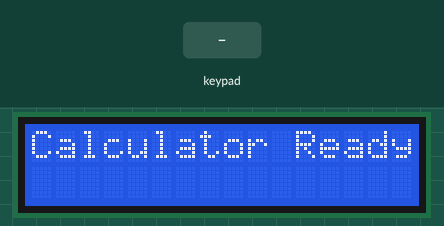
A sketch run on a simulated Arduino Uno, built with avr-gcc and run on an emulated ATmega328P. Shown: 16×2 character LCD. The inputs (shaded band) are chosen by the test bench.

Above: at 0.1 s.
2.8 s: keypad keys 7 + 5 = pressed 0.4 s apart
At 5.1 s:
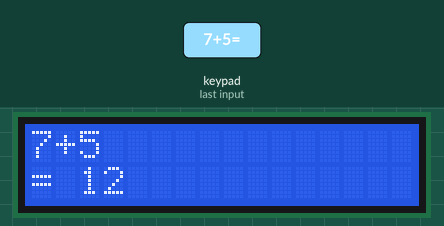
5.9 s: keypad keys 6 * 7 = pressed 0.4 s apart
At 8.5 s:
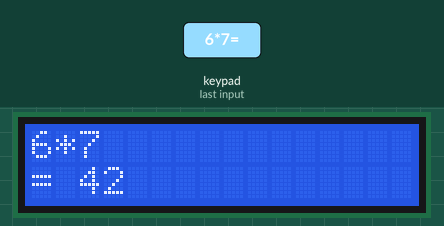
9.0 s: keypad keys 8 / 2 = pressed 0.4 s apart
At 11.2 s:
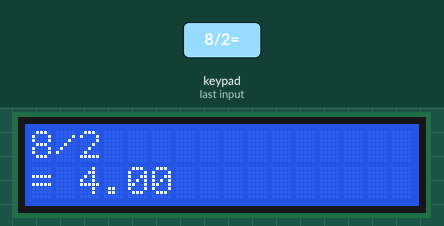
12.1 s: keypad keys 9 - 4 = pressed 0.4 s apart
At 14.6 s:
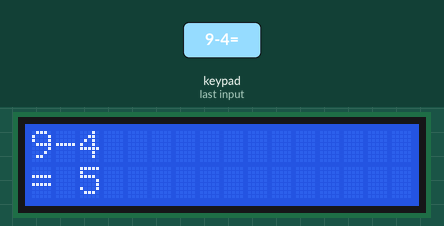
15.2 s: key '4' pressed
At 16.2 s:
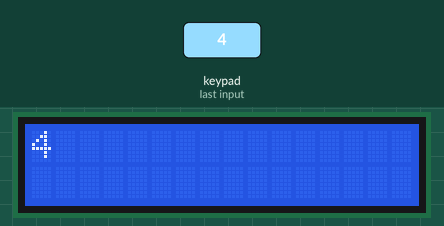
16.7 s: key '7' pressed
At 17.2 s:
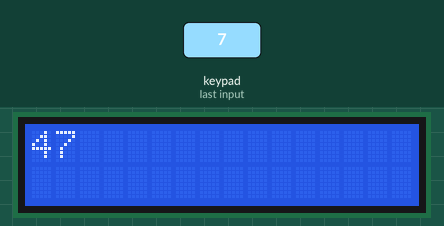
Timing chart, 0 to 19.2 s (numbered marks = the images above; inputs shaded):
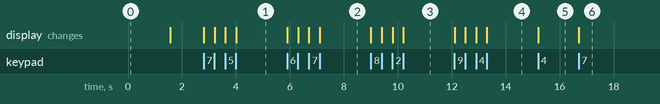

Measured:
- after the input at 2.8 s, the display: first changes at once (image 1 shows a later state)
- after the input at 5.9 s, the display: first changes at once (image 2 shows a later state)
- after the input at 9.0 s, the display: first changes at once (image 3 shows a later state)
- after the input at 12.1 s, the display: first changes at once (image 4 shows a later state)
- after the input at 15.2 s, the display: changes at once (image 5)
- after the input at 16.7 s, the display: changes at once (image 6)

The sketch:

Calculator.ino
```cpp
/*
 * 16x2 LCD (LM016L)        Arduino UNO Pin
 * RS                  ---> Pin 12
 * E (Enable)          ---> Pin 11
 * D4                  ---> Pin 10
 * D5                  ---> Pin 9
 * D6                  ---> Pin 8
 * D7                  ---> Pin 7
 * VSS, RW, VEE        ---> GND
 * VDD                 ---> 5V
 *
 * 4x4 Keypad Pin           Arduino UNO Pin
 * Row A               ---> Pin 6
 * Row B               ---> Pin 5
 * Row C               ---> Pin 4
 * Row D               ---> Pin 3
 * Col 1               ---> Pin A0
 * Col 2               ---> Pin A1
 * Col 3               ---> Pin A2
 * Col 4               ---> Pin A3
 *
 * Keys Layout:
 * [ 7 ] [ 8 ] [ 9 ] [ / ]
 * [ 4 ] [ 5 ] [ 6 ] [ * ]
 * [ 1 ] [ 2 ] [ 3 ] [ - ]
 * [ C ] [ 0 ] [ = ] [ + ]
 */

#include <Keypad.h>
#include <LiquidCrystal.h>

LiquidCrystal lcd(12, 11, 10, 9, 8, 7);

const byte ROWS = 4;
const byte COLS = 4;

char keys[ROWS][COLS] = {
  {'7', '8', '9', '/'},
  {'4', '5', '6', '*'},
  {'1', '2', '3', '-'},
  {'C', '0', '=', '+'}
};

byte rowPins[ROWS] = {6, 5, 4, 3};
byte colPins[COLS] = {A0, A1, A2, A3};

Keypad keypad = Keypad(makeKeymap(keys), rowPins, colPins, ROWS, COLS);

long num1 = 0;
long num2 = 0;
char op = '\0';
bool opIsPushed = false;
bool resultShown = false;

void setup() {
  lcd.begin(16, 2);
  lcd.print("Calculator Ready");
  delay(1500);
  lcd.clear();
}

void loop() {
  char key = keypad.getKey();

  if (key != NO_KEY) {
    if (key == 'C') {
      num1 = 0;
      num2 = 0;
      op = '\0';
      opIsPushed = false;
      resultShown = false;
      lcd.clear();
    }
    else if (key >= '0' && key <= '9') {
      if (resultShown) {
        num1 = 0;
        num2 = 0;
        op = '\0';
        opIsPushed = false;
        resultShown = false;
        lcd.clear();
      }
      if (!opIsPushed) {
        num1 = num1 * 10 + (key - '0');
        lcd.print(key);
      } else {
        num2 = num2 * 10 + (key - '0');
        lcd.print(key);
      }
    }
    else if (key == '+' || key == '-' || key == '*' || key == '/') {
      if (resultShown) {
        resultShown = false;
      }
      if (num1 != 0 && !opIsPushed) {
        op = key;
        opIsPushed = true;
        lcd.print(key);
      }
    }
    else if (key == '=') {
      if (opIsPushed && !resultShown) {
        lcd.setCursor(0, 1);
        lcd.print("= ");
        if (op == '+') {
          lcd.print(num1 + num2);
        }
        else if (op == '-') {
          lcd.print(num1 - num2);
        }
        else if (op == '*') {
          lcd.print(num1 * num2);
        }
        else if (op == '/') {
          if (num2 == 0) {
            lcd.print("Err: Div/0");
          } else {
            lcd.print((float)num1 / num2);
          }
        }
        resultShown = true;
      }
    }
  }
}
```
